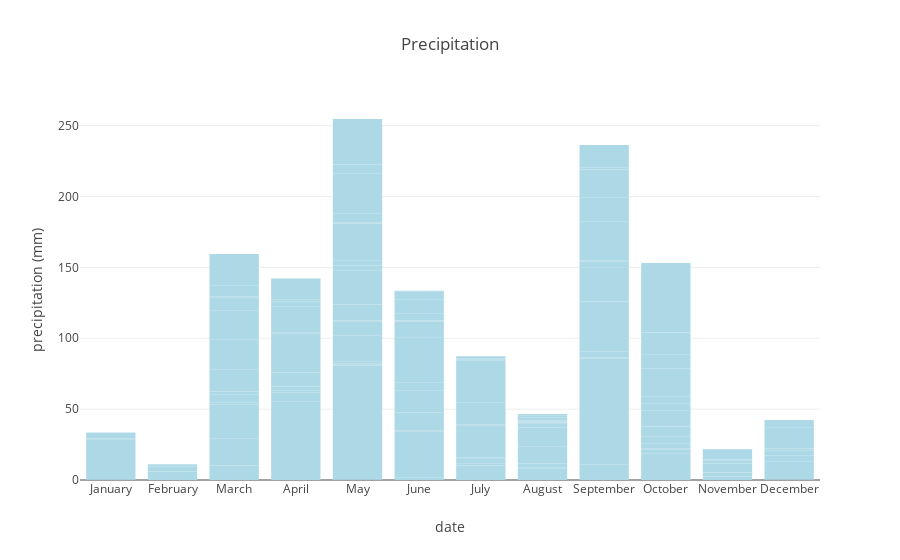

Notebook code cell kept with this figure:
### Code cell
fig = px.bar(
    df_daily,
    x='month',
    y='precipitation',
    labels={
        'month': 'date',
        'precipitation': 'precipitation (mm)'
    },
    title='Precipitation'
)
fig.update_traces(marker_color='lightblue')
fig

### Figure 1 — Plotly figure (JSON) as saved in the notebook; plotly's stock layout.template omitted (floating-point values rounded to 4 significant figures; data arrays with more than 128 entries replaced by an {"elided": "..."} marker saying what was removed)
{"data": [{"hovertemplate": "date=%{x}<br>precipitation (mm)=%{y}<extra></extra>", "legendgroup": "", "marker": {"color": "lightblue", "pattern": {"shape": ""}}, "name": "", "orientation": "v", "showlegend": false, "textposition": "auto", "type": "bar", "x": {"elided": "365 str values"}, "xaxis": "x", "y": {"elided": "365 float values"}, "yaxis": "y"}], "layout": {"barmode": "relative", "legend": {"tracegroupgap": 0}, "title": {"text": "Precipitation"}, "xaxis": {"anchor": "y", "domain": [0, 1], "title": {"text": "date"}}, "yaxis": {"anchor": "x", "domain": [0, 1], "title": {"text": "precipitation (mm)"}}}}
